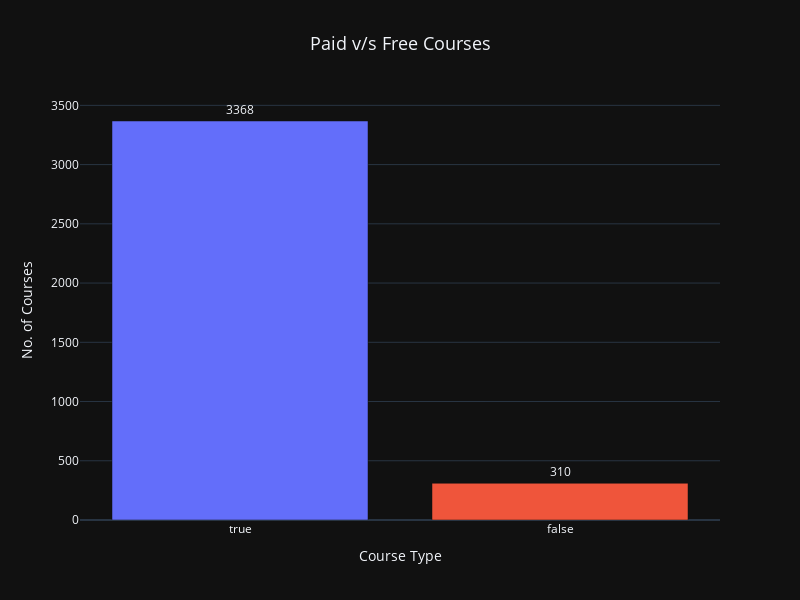

Notebook code cell kept with this figure:
### Code cell
paid_count = df['is_paid'].value_counts().reset_index()
paid_count.columns = ['is_paid','Course_Count']



fig = px.bar(paid_count,
            x = 'is_paid',
            y = 'Course_Count',
            color= 'is_paid',
            text_auto= True,
            title= "Paid v/s Free Courses")

fig.update_traces(textposition = 'outside')

fig.update_layout(
    xaxis_title = "Course Type",
    title_x = 0.5,
    yaxis_title = "No. of Courses",
    title_font_size = 18,
    template = 'plotly_dark',
    height = 600,
    width = 800,
    showlegend = False
)

fig.show()

### Figure 1 — Plotly figure (JSON) as saved in the notebook; plotly's stock layout.template omitted (floating-point values rounded to 4 significant figures)
{"data": [{"alignmentgroup": "True", "hovertemplate": "is_paid=%{x}<br>Course_Count=%{y}<extra></extra>", "legendgroup": "True", "marker": {"color": "#636efa", "pattern": {"shape": ""}}, "name": "True", "offsetgroup": "True", "orientation": "v", "showlegend": true, "textposition": "outside", "texttemplate": "%{y}", "type": "bar", "x": [true], "xaxis": "x", "y": [3368], "yaxis": "y"}, {"alignmentgroup": "True", "hovertemplate": "is_paid=%{x}<br>Course_Count=%{y}<extra></extra>", "legendgroup": "False", "marker": {"color": "#EF553B", "pattern": {"shape": ""}}, "name": "False", "offsetgroup": "False", "orientation": "v", "showlegend": true, "textposition": "outside", "texttemplate": "%{y}", "type": "bar", "x": [false], "xaxis": "x", "y": [310], "yaxis": "y"}], "layout": {"barmode": "relative", "height": 600, "legend": {"title": {"text": "is_paid"}, "tracegroupgap": 0}, "showlegend": false, "title": {"font": {"size": 18}, "text": "Paid v/s Free Courses", "x": 0.5}, "width": 800, "xaxis": {"anchor": "y", "autorange": true, "categoryarray": [true, false], "categoryorder": "array", "domain": [0, 1], "range": [-0.5, 1.5], "title": {"text": "Course Type"}, "type": "category"}, "yaxis": {"anchor": "x", "autorange": true, "domain": [0, 1], "range": [0, 3545.0], "title": {"text": "No. of Courses"}, "type": "linear"}}}
